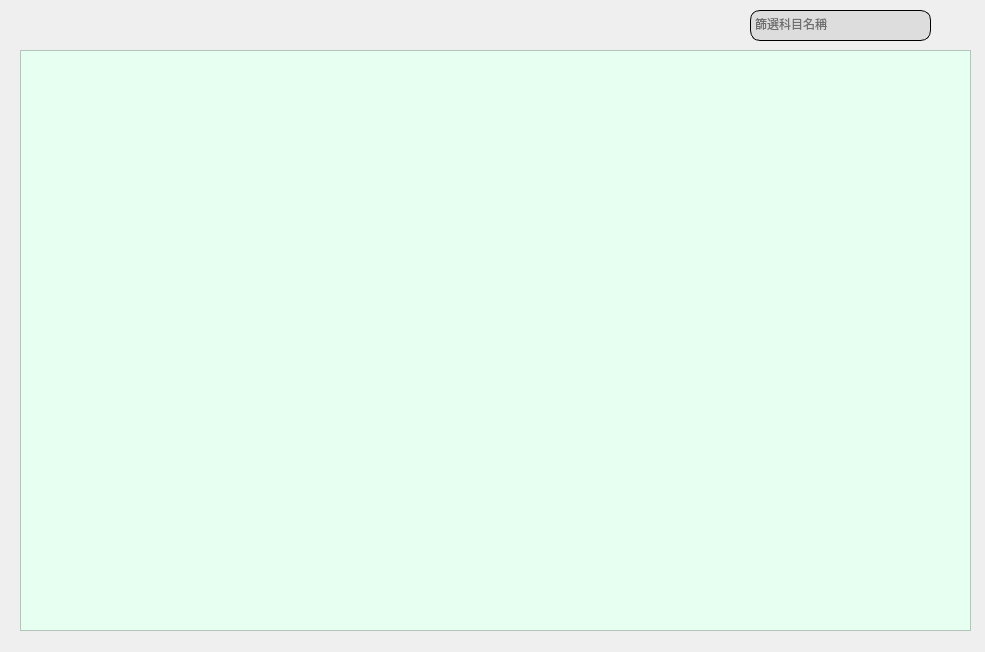
<?xml version="1.0" encoding="UTF-8"?>
<ui version="4.0">
 <class>ScoreQuery_GlobalStdData</class>
 <widget class="QDialog" name="ScoreQuery_GlobalStdData">
  <property name="geometry">
   <rect>
    <x>0</x>
    <y>0</y>
    <width>985</width>
    <height>652</height>
   </rect>
  </property>
  <property name="windowTitle">
   <string>test40316</string>
  </property>
  <property name="styleSheet">
   <string notr="true">QWidget#ScoreQuery{
background-color: rgb(255, 252, 235);
}

    QPushButton{
		border:0;
		font: 700 11pt ;
		border:1px solid #000;
		background:#fff;
		border-radius:10px;
    }
    QPushButton:hover{
        border:2px solid #000;
	
	background-color: rgb(255, 253, 188);
    }</string>
  </property>
  <widget class="QTableWidget" name="tableWidget">
   <property name="geometry">
    <rect>
     <x>20</x>
     <y>50</y>
     <width>951</width>
     <height>581</height>
    </rect>
   </property>
   <property name="autoFillBackground">
    <bool>false</bool>
   </property>
   <property name="styleSheet">
    <string notr="true">font: 700 12pt &quot;微軟正黑體&quot;;
background-color: rgb(231, 255, 241);</string>
   </property>
   <property name="editTriggers">
    <set>QAbstractItemView::NoEditTriggers</set>
   </property>
   <property name="sortingEnabled">
    <bool>true</bool>
   </property>
   <attribute name="verticalHeaderVisible">
    <bool>false</bool>
   </attribute>
  </widget>
  <widget class="QTextEdit" name="filterText">
   <property name="geometry">
    <rect>
     <x>750</x>
     <y>10</y>
     <width>181</width>
     <height>31</height>
    </rect>
   </property>
   <property name="whatsThis">
    <string>篩選科目名稱</string>
   </property>
   <property name="styleSheet">
    <string notr="true">
		border:0;
		font: 700 11pt ;
		border:1px solid #000;
		background-color: rgb(221, 221, 221);
		border-radius:10px;
		td align=&quot;center&quot; valign=&quot;center&quot;;
		font: 8pt &quot;微軟正黑體&quot;;</string>
   </property>
   <property name="verticalScrollBarPolicy">
    <enum>Qt::ScrollBarAlwaysOff</enum>
   </property>
   <property name="placeholderText">
    <string>篩選科目名稱</string>
   </property>
  </widget>
 </widget>
 <resources/>
 <connections/>
</ui>
